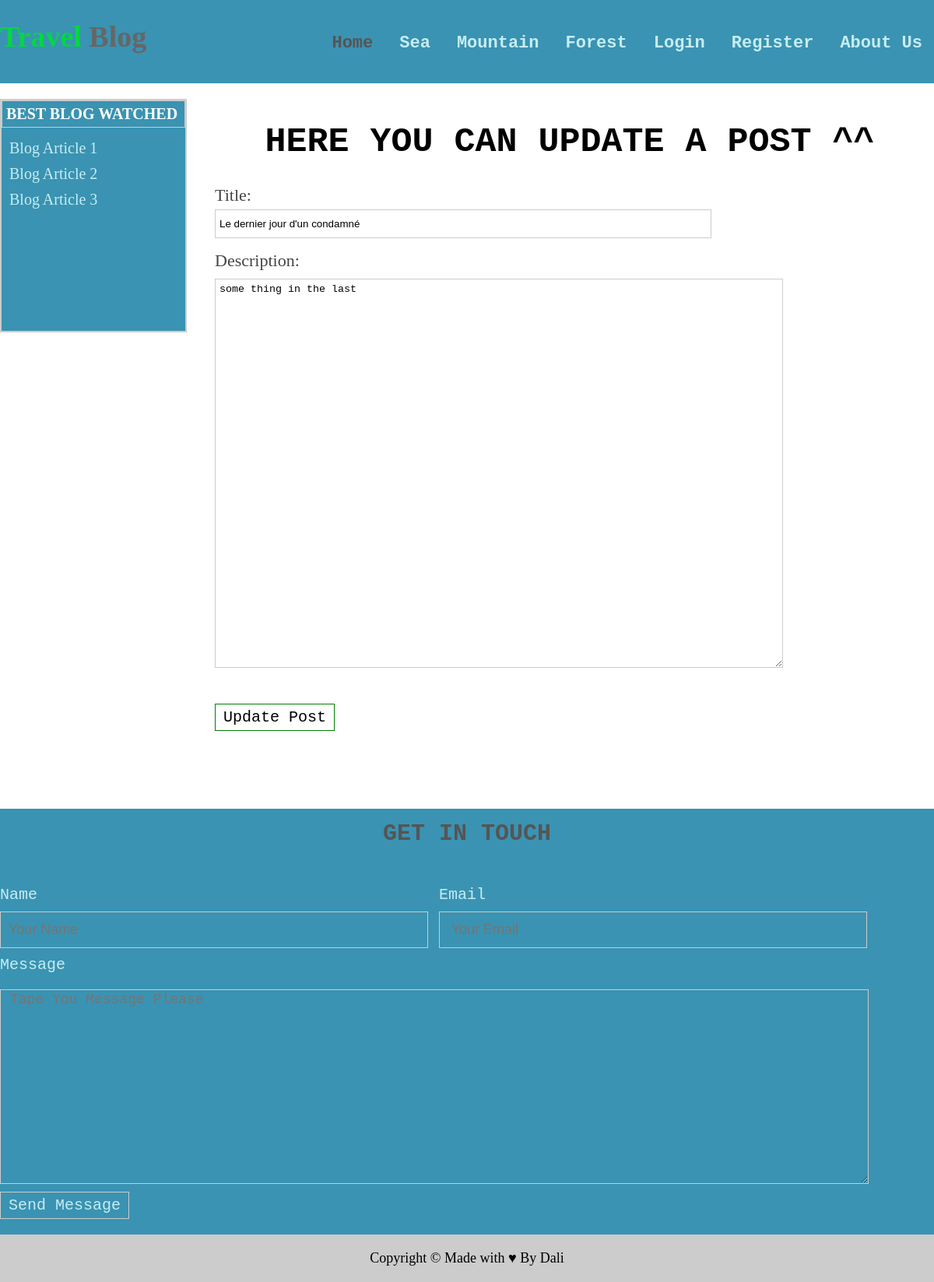
The app's page /post/17/update with its own data.
### blog/models.py (models this page shows, shortened)
class BlogArticle(models.Model):
    title = models.CharField(max_length=100)
    author = models.CharField(max_length=100)
    date_to = models.DateTimeField(auto_now_add=True)
    description = models.TextField()
    image = models.ImageField(default='default.jpg',  upload_to='blog-pics')

### blog/views.py (the view)
# urls.py: path('post/<int:pk>/update', PostUpdateView.as_view(), name='post-update'),
class PostUpdateView(UpdateView):
    model = BlogArticle
    fields = ['title', 'description']
    template_name_suffix = '_update_form'
    success_url = reverse_lazy('home-page')

### blog/templates/blog/BlogArticle_update_form.html (shortened to what this page needs)
{% extends "blog/base.html" %}
{% load static %}
{% block content %}
<div class="blog-show">
    <h1> Here you can Update a post ^^</h1>
    <div class="blog-create">
        <form method="post">
            {{ form.as_p }}
            <button type="submit">Update Post</button>
        </form>
    </div>
</div>
{% endblock content %}

### static/css/main.css (style rules this page uses)
* { box-sizing: border-box; }
body { margin: 0; }
.content .blog-show { width: 76%; float: left; text-align: center; padding-bottom: 60px; overflow: hidden; }
.content .blog-show h1 { text-transform: uppercase; font-size: 45px; font-family: "Bitstream Vera Sans Mono", Monaco, "Courier New", Courier, monospace }
.content .blog-show .blog-create { text-align: left; }
.content .blog-show .blog-create input { display: block; padding: 10px 5px; margin : 5px 0; width : 70%; border: 1px solid #ccc; }
.content .blog-show .blog-create label { margin: 10px 0; color: #444; text-align: left; font: 22px bold; }
.content .blog-show .blog-create textarea { display: block; width: 80%; height:500px; border: 1px solid #ccc; margin: 10px 0; padding: 5px; }
.content .blog-show .blog-create button { background: none; border: 1px solid green; padding: 5px 10px; margin: 30px 0 15px; font-size: 20px; font-family: monospace; text-align: left; }

### records on screen
BlogArticle: title "Le dernier jour d'un condamné", description "some thing in the last"
